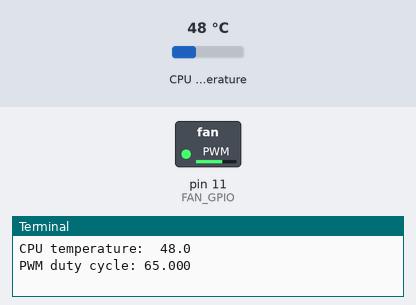
Simulated run of this program. Board: Raspberry Pi (header pin numbers). Parts: switched loads named in the program (green lamp = pin HIGH), the last lines printed to the terminal. The test bench sets the inputs (shaded band); at power-on: CPU temperature 48 °C.

Above: at 6.2 s.
6.3 s: CPU temperature set to 31 °C
At 15.6 s:
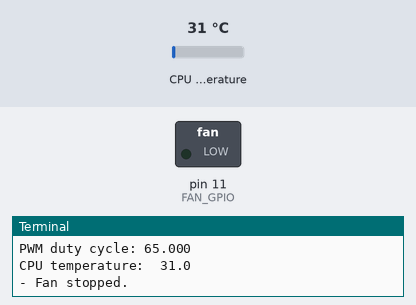
16.5 s: CPU temperature set to 58 °C
At 25.7 s:
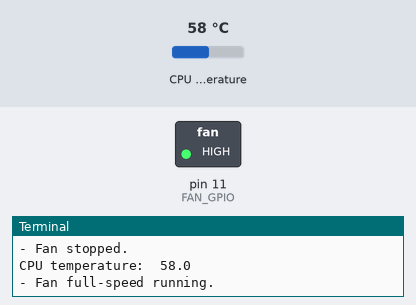
26.5 s: CPU temperature set to 44 °C
At 35.7 s:
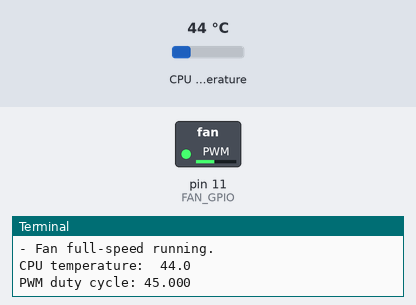
36.5 s: CPU temperature set to 71 °C
At 45.8 s:
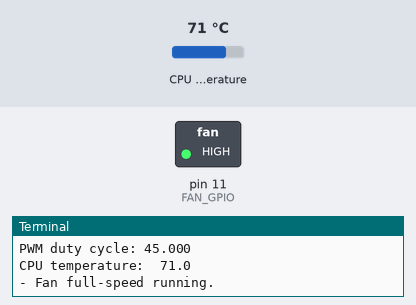
46.5 s: CPU temperature set to 34 °C
At 55.8 s:
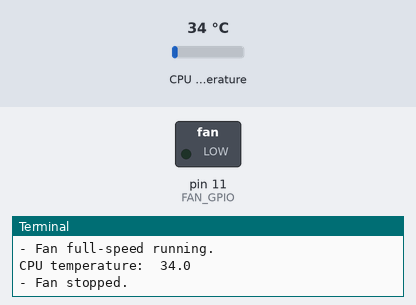
Timing chart, 0 to 57.3 s (numbered marks = the images above; inputs shaded):
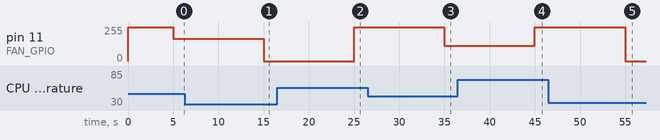

The program:

tem-sensor.py
```python
#!/usr/bin/env python3
# coding=utf-8

import RPi.GPIO as GPIO
import time

# 控制风扇的GPIO
FAN_GPIO = 11
# 低温阈值，低于它则关闭风扇
MIN_TEMP = 35
# 高温阈值，高于它则全速运转
MAX_TEMP = 55
# 多长时间读取一次CPU温度，单位秒
SAMPLING = 10


# 获得温度
def get_cpu_temp():
    with open('/sys/class/thermal/thermal_zone0/temp') as f:
        cpu_temp = int(f.read())
    return cpu_temp / 1000


def main():
    GPIO.setwarnings(False)
    GPIO.setmode(GPIO.BOARD)
    GPIO.setup(FAN_GPIO, GPIO.OUT)

    # 初始化PWM的频率，frequency=50Hz
    pwm = GPIO.PWM(FAN_GPIO, 50)
    # 为防止风扇卡死，开机全速运行n秒
    pwm.start(100)
    time.sleep(5)
    pwm.stop()

    try:
        while True:
            temp = get_cpu_temp()
            print('CPU temperature: ', temp)
            if temp < MIN_TEMP:
                # 低于低温阈值，则关闭风扇
                print('- Fan stopped.')
                pwm.stop()
            elif temp > MAX_TEMP:
                # 超过高温阈值，则全速运行
                print('- Fan full-speed running.')
                pwm.start(100)
            else:
                # 在低温阈值和高温阈值之间时，则根据占空比使用PWM控制风扇转速。
                dc = (temp - MIN_TEMP) * 100 / (MAX_TEMP - MIN_TEMP)
                pwm.start(dc)
                print('PWM duty cycle: %.3f'% dc)
            # 设置采样频率
            time.sleep(SAMPLING)
    except KeyboardInterrupt:
        pass

    pwm.stop()
    GPIO.cleanup()


if __name__ == '__main__':
    main()
```

Measured:
- after the input at 6.3 s, pin 11 (FAN_GPIO): 166/255 → 0/255 after 8.7 s
- after the input at 16.5 s, pin 11 (FAN_GPIO): 0/255 → 255/255 after 8.5 s
- after the input at 26.5 s, pin 11 (FAN_GPIO): 255/255 → 115/255 after 8.5 s
- after the input at 36.5 s, pin 11 (FAN_GPIO): 115/255 → 255/255 after 8.5 s
- after the input at 46.5 s, pin 11 (FAN_GPIO): 255/255 → 0/255 after 8.5 s
